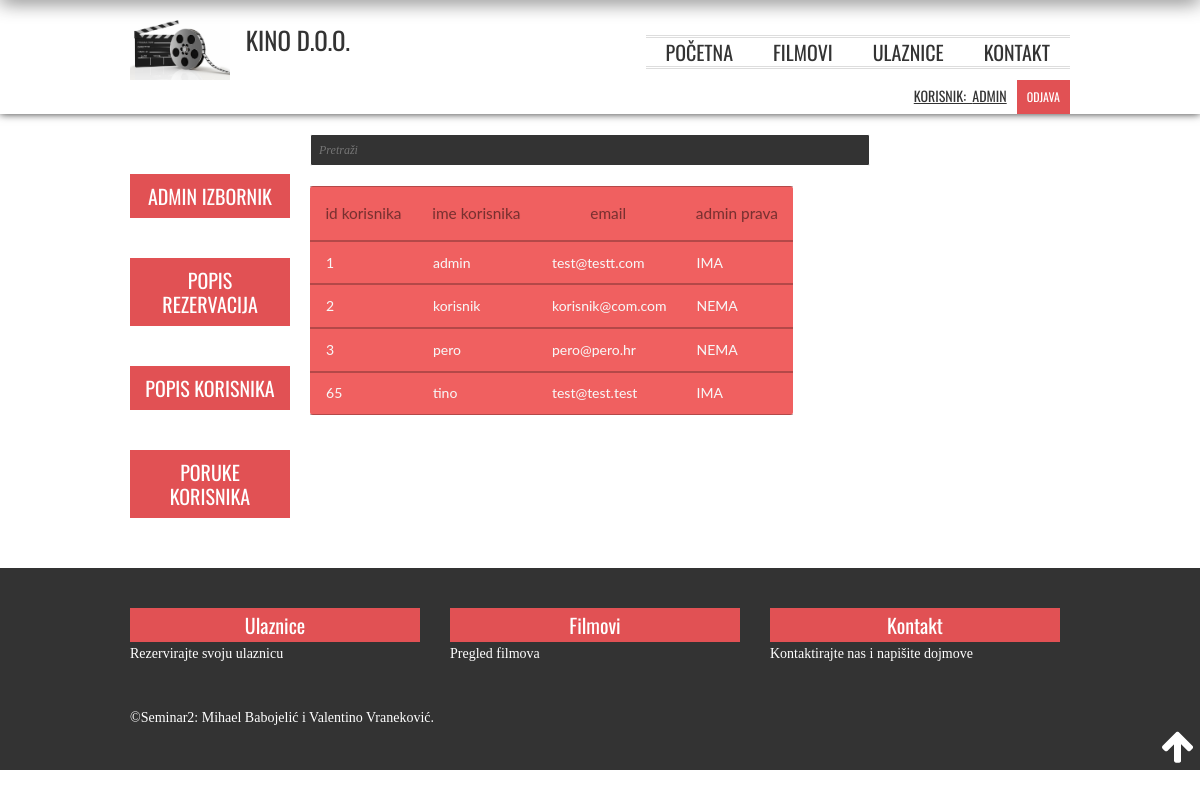
The app's page /korisnici.php (signed in) with its own data.
### tables this page shows
CREATE TABLE IF NOT EXISTS `users` (
  `id` int(11) NOT NULL AUTO_INCREMENT,
  `name` varchar(240) NOT NULL,
  `email` varchar(240) NOT NULL,
  `password` char(32) NOT NULL,
  `admin` tinyint(1) NOT NULL DEFAULT '0',
  PRIMARY KEY (`id`)
);

### korisnici.php (the view, shortened to what this page needs)
<?php
	if(!isset($_SESSION['admin']) OR $_SESSION['admin'] != "1"){
		echo '<script>alert("Niste prijavljeni kao administrator!");window.location = "prijava.php"</script>';
		die();
	}else{
		$con=mysqli_connect("localhost","root","","seminar2");
		mysqli_set_charset ( $con , "utf8");
        $sql = "SELECT id,name,email,admin FROM users;";
        $result = mysqli_query($con,$sql);
		}
?>
<!DOCTYPE html>
<html lang="en">
<head>
    <link rel="stylesheet" href="css/960grid.css">
	<link rel="stylesheet" href="css/flexslider.css">
	<link rel="stylesheet" href="css/style.css">
</head>
<body class="about-us">
	<header id="header-global" role="banner">
		<div class="container">
			<div class="row">
				<div class="header-logo four columns">
					<div id="logo">
					<a href="index.php" title="Kino"><img src="images/logo1.jpg" width="100" height="64" alt="Header Logo" /></a>
					</div>
					<div id="logo_text">
					<h2>Kino d.o.o.</h2>
					</div>
				</div>
				<nav id="header-navigation" class="twelve columns" role="navigation">
					<ul id="navigation">
						<li><a href="index.php" title="Početna">Početna</a></li>
						<li><a href="index.php#filmovi" title="Filmovi">Filmovi</a></li>
						<li><a href="index.php#filmovi" title="Ulaznice">Ulaznice</a></li>
						<li><a href="kontakt.php" title="Kontakt">Kontakt</a></li>
					</ul>
				</nav>
			</div>
			<div class="prijava-link">
			<?php
				  if(isset($_SESSION['login'])){
						echo '<h7 class="korisnik-btn"> korisnik:&nbsp '.$_SESSION['ime'].'</h7>';
						echo '<a class="prijava-btn"  href="odjava.php">Odjava</a>';
				}else{
				echo '<a class="prijava-btn" href="prijava.php">Prijava</a>';
				}
			?>
			   </div>
		</div>
</header>
	<div id="main">
		<div class="container">
		    			<section id="page-introduction" class="row">
              				<div class="three columns">
										<a class="ulaznice-btn" href="admin.php">Admin izbornik</a>
										<a class="ulaznice-btn" href="rezervacije.php">Popis rezervacija</a>
										<a class="ulaznice-btn" href="#">Popis korisnika</a>
										<a class="ulaznice-btn" href="dojmovnik.php">Poruke korisnika</a>
               				</div>
					<div class="twelve columns">
					<input type="text" id="search" placeholder="Pretraži">
					<table class="flat-table flat-table-1">
						<thead>
						<th>id korisnika</th>
						<th>ime korisnika</th>
						<th>email</th>
						<th>admin prava</th>
					</thead>
					<tbody id="table">
<?php
				while($row = mysqli_fetch_array($result))
				{
				echo "<tr>";
				echo "<td>" . $row['id'] . "</td>";
				echo "<td>" . $row['name'] . "</td>";
				echo "<td>" . $row['email'] . "</td>";
				if ($row['admin']==1)
				echo "<td>IMA</td>";
				else echo "<td>NEMA</td>";
				echo "</tr>";
				}
	?>
</table>
			</section>
		</div>
	</div>
	<footer id="footer-global" role="contentinfo" class="clearfix">
		<div id="footer-details">
						<div class="container">
				<div class="one-third column">
					<a class="footer-btn" href="#filmovi">Ulaznice</a>
					<p>Rezervirajte svoju ulaznicu</p>
				</div>
				<div class="one-third column">
					<a class="footer-btn" href="#filmovi">Filmovi</a>
					<p>Pregled filmova</p>
				</div>
				<div class="one-third column">
					<a class="footer-btn" href="kontakt.php">Kontakt</a>
					<p>Kontaktirajte nas i napišite dojmove</p>
				</div>
			</div>
		</div>
		<div class="container">
			<div class="sixteen columns">
	  			<p id="copyright-details">&copy;Seminar2: Mihael Babojelić i Valentino Vraneković.</p>
	  		</div>
		</div>
	</footer>
	<div id="back-to-top" style="display: block;">
		<a href="#"></a>
	</div>
</body>
</html>

### css/960grid.css (style rules this page uses)
.container { position: relative; width: 960px; margin: 0 auto; padding: 0; }
.container .column, .container .columns { float: left; display: inline; margin-left: 10px; margin-right: 10px; }
.row { margin-bottom: 20px; }
.container .three.columns { width: 160px; }
.container .four.columns { width: 220px; }
.container .twelve.columns { width: 700px; }
.container .sixteen.columns { width: 940px; }
.container .one-third.column { width: 300px; }
.container:after { content: "\0020"; display: block; height: 0; clear: both; visibility: hidden; }
.clearfix:before, .clearfix:after, .row:before, .row:after { content: '\0020'; display: block; overflow: hidden; visibility: hidden; width: 0; height: 0; }
.row:after, .clearfix:after { clear: both; }
.row, .clearfix { zoom: 1; }

### records on screen
users: id "1", name "admin", email "test@testt.com", admin "IMA"
users: id "2", name "korisnik", email "korisnik@com.com", admin "NEMA"
users: id "3", name "pero", email "pero@pero.hr", admin "NEMA"
users: id "65", name "tino", email "test@test.test", admin "IMA"

### other values on screen
$_SESSION['ime'] "ADMIN"
